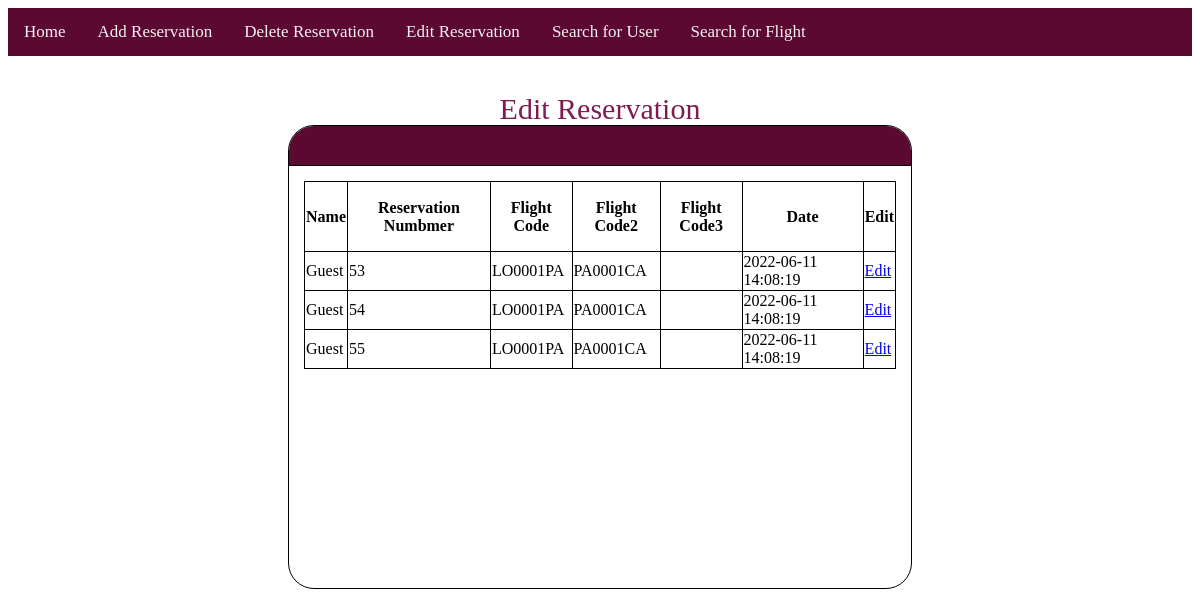
Screenshot of /customerservice/csupdate.php with the database file from the repository.
### tables this page shows
CREATE TABLE `reservations` (
  `name` varchar(200) NOT NULL,
  `rev_num` int(25) NOT NULL,
  `f_code` varchar(15) NOT NULL,
  `f_code2` varchar(15) NOT NULL,
  `f_code3` varchar(15) NOT NULL,
  `rate` int(1) DEFAULT NULL,
  `comment` varchar(250) DEFAULT NULL,
  `cancel` tinyint(1) DEFAULT NULL,
  `date` datetime NOT NULL DEFAULT current_timestamp(),
  `Price` int(20) DEFAULT NULL,
  `status` varchar(20) DEFAULT NULL,
  `edit` tinyint(1) NOT NULL DEFAULT 0
);

### customerservice/csupdate.php (the view, shortened to what this page needs)
<?php
 include "csmenu.php";
 $servername = "localhost";
 $username = "root";
 $password = "";
 $dbname = "egway";
 $conn = mysqli_connect($servername, $username, $password, $dbname);
 $query = "SELECT * FROM reservations";
 $result = mysqli_query($conn,$query);
?>
<!DOCTYPE html>
<html>
<head>
    <link rel="stylesheet" href="customerservicestyle.css">
</head>
<body>
<div class ="title"> Edit Reservation </div>
<div class = "FlightCardTopBar"> </div>
<div class ="FlightCard">
<table>
<tr>
    <th>Name</th>
	<th>Reservation Numbmer</th>
	<th>Flight Code</th>
    <th>Flight Code2</th>
    <th>Flight Code3</th>
	<th>Date</th>
    <th>Edit</th>
</tr>
<?php
    while($row = mysqli_fetch_array($result))
    {
?>
        <tr>
            <td><?= $row['name']; ?></td>
            <td><?= $row['rev_num']; ?></td>
            <td><?=  $row['f_code']; ?></td>
            <td><?= $row['f_code2']; ?></td>
            <td><?= $row['f_code3']; ?></td>
            <td><?= $row['date']; ?></td>
        <td><a href="csupdateaction.php?rev_num=<?php echo $row["rev_num"];?>"> Edit </a></td>
        </tr>
<?php
    }
?>
</table>
</div>
</body>
</html>

### customerservice/csmenu.php (shortened to what this page needs)
<html>
	<head>
	</head>
	<body>
		<div class="topnav">
			<?php
					echo"<a href='cshome.php'>Home</a>";
					echo"<a href='csadd.php'>Add Reservation</a>";
					echo"<a href='csdelete.php'>Delete Reservation</a>";
                    echo"<a href='csupdate.php'>Edit Reservation</a>";
                    echo"<a href='cssearchuser.php'>Search for User</a>";
                    echo"<a href='cssearchflight.php'>Search for Flight</a>";
				?>
		</div>
		<br><br>
	</body>
</html>

### customerservice/customerservicestyle.css (style rules this page uses)
.FlightCardTopBar { width: 50%; height: 10px; background-color:#5c0931; padding: 15px; border-radius: 25px 25px 0px 0px; outline: 1px solid black; font-size: 25px; position:relative; left: 50%; transform: translate(-50%); }
.FlightCard { width: 50%; height: 50%; background-color:white; padding: 15px; border-radius: 0px 0px 25px 25px; outline: 1px solid black; font-size: 25px; position:relative; left: 50%; transform: translate(-50%); }
.title { color: 7f1b4e; text-align: center; font-size: 30px; }
.table, td, th { border: 1px solid black; }
table { border-collapse: collapse; width: 100%; }
th { height: 70px; }

### customerservice/csmenu.php (style rules this page uses)
.topnav { background-color: #5c0931; width: 100%; display: fixed; top: 0%; left: 0%; overflow:hidden; }
.topnav a { float: left; display: block; color: #f2f2f2; text-align: center; padding: 14px 16px; text-decoration:none; font-size:17px; cursor: pointer; }

### rows the page displays
reservations: name "Guest", rev_num "53", f_code "LO0001PA", f_code2 "PA0001CA", date "2022-06-11 14:08:19"
reservations: name "Guest", rev_num "54", f_code "LO0001PA", f_code2 "PA0001CA", date "2022-06-11 14:08:19"
reservations: name "Guest", rev_num "55", f_code "LO0001PA", f_code2 "PA0001CA", date "2022-06-11 14:08:19"
